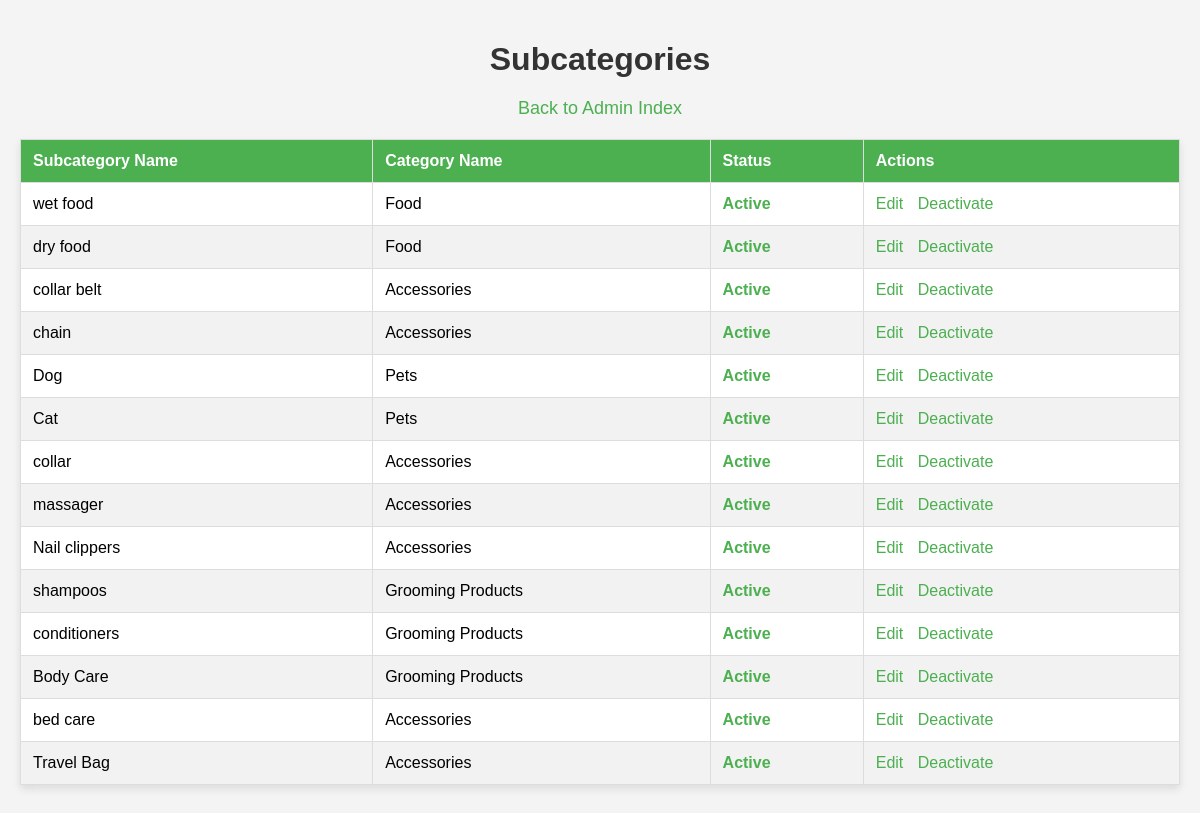
/viewsubcategory.php (signed in), run on the app's committed database.
### tables this page shows
CREATE TABLE `subcategory` (
  `subid` int(11) NOT NULL,
  `cid` int(11) NOT NULL,
  `name` varchar(100) NOT NULL,
  `status` int(11) NOT NULL DEFAULT 0
);

CREATE TABLE `category` (
  `cid` int(11) NOT NULL,
  `name` varchar(100) NOT NULL,
  `status` int(11) NOT NULL DEFAULT 0
);

### viewsubcategory.php (the view, shortened to what this page needs)
<?php
$con = mysqli_connect("localhost", "root", "", "project");
$subcategoriesQuery = "
    SELECT sc.subid, sc.name AS subcategory_name, c.name AS category_name, sc.status
    FROM subcategory sc
    JOIN category c ON sc.cid = c.cid
";
$subcategoriesResult = mysqli_query($con, $subcategoriesQuery);
?>
<!DOCTYPE html>
<html lang="en">
<head>
</head>
<body>
    <h1>Subcategories</h1>
    <div class="back-link">
        <a href="adminindex.php">Back to Admin Index</a>
    </div>
    <table>
        <thead>
            <tr>
                <th>Subcategory Name</th>
                <th>Category Name</th>
                <th>Status</th>
                <th>Actions</th>
            </tr>
        </thead>
        <tbody>
            <?php while ($row = mysqli_fetch_assoc($subcategoriesResult)): ?>
                <tr>
                    <td><?php echo htmlspecialchars($row['subcategory_name']); ?></td>
                    <td><?php echo htmlspecialchars($row['category_name']); ?></td>
                    <td class="status <?php echo $row['status'] ? 'inactive' : 'active'; ?>">
                        <?php echo $row['status'] ? 'Inactive' : 'Active'; ?>
                    </td>
                    <td class="action-links">
                        <a href="editsubcategory.php?subid=<?php echo $row['subid']; ?>">Edit</a>
                        <a href="toggle_subcategory_status.php?subid=<?php echo $row['subid']; ?>&action=<?php echo $row['status'] ? 'activate' : 'deactivate'; ?>">
                            <?php echo $row['status'] ? 'Activate' : 'Deactivate'; ?>
                        </a>
                    </td>
                </tr>
            <?php endwhile; ?>
        </tbody>
    </table>
</body>
</html>

### viewsubcategory.php (style rules this page uses)
body { font-family: Arial, sans-serif; background-color: #f4f4f4; margin: 0; padding: 20px; }
h1 { text-align: center; color: #333; margin-bottom: 20px; }
table { width: 100%; border-collapse: collapse; margin: 20px 0; background: #fff; box-shadow: 0 4px 8px rgba(0, 0, 0, 0.1); }
th, td { padding: 12px; text-align: left; border: 1px solid #ddd; }
th { background-color: #4CAF50; color: white; }
tr:nth-child(even) { background-color: #f2f2f2; }
.action-links a { margin-right: 10px; color: #4CAF50; text-decoration: none; }
.back-link { display: block; text-align: center; margin: 20px 0; font-size: 18px; }
.back-link a { color: #4CAF50; text-decoration: none; }
.status { font-weight: bold; }
.status.active { color: #4CAF50; }

### data on the page
subcategory: name "wet food", cid.name "Food", status "Active"
subcategory: name "dry food", cid.name "Food", status "Active"
subcategory: name "collar belt", cid.name "Accessories", status "Active"
subcategory: name "chain", cid.name "Accessories", status "Active"
subcategory: name "Dog", cid.name "Pets", status "Active"
subcategory: name "Cat", cid.name "Pets", status "Active"
subcategory: name "collar", cid.name "Accessories", status "Active"
subcategory: name "massager", cid.name "Accessories", status "Active"
subcategory: name "Nail clippers", cid.name "Accessories", status "Active"
subcategory: name "shampoos", cid.name "Grooming Products", status "Active"
subcategory: name "conditioners", cid.name "Grooming Products", status "Active"
subcategory: name "Body Care", cid.name "Grooming Products", status "Active"
subcategory: name "bed care", cid.name "Accessories", status "Active"
subcategory: name "Travel Bag", cid.name "Accessories", status "Active"
